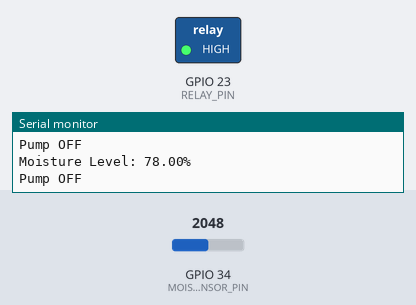
A sketch run on a simulated ESP32. Shown: switched loads named in the sketch (green lamp = pin HIGH), the last lines printed to the serial monitor. The inputs (shaded band) are chosen by the test bench; at power-on: GPIO 34 (MOISTURE_SENSOR_PIN) = 2048.

Above: at 1.8 s.
1.9 s: GPIO 34 (MOISTURE_SENSOR_PIN) set to 3242
3.4 s: GPIO 34 (MOISTURE_SENSOR_PIN) set to 3350
At 4.5 s:
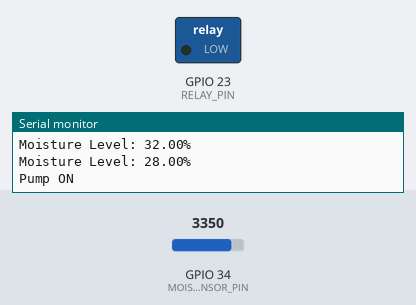
5.5 s: GPIO 34 (MOISTURE_SENSOR_PIN) set to 2861
7.2 s: GPIO 34 (MOISTURE_SENSOR_PIN) set to 2761
At 8.7 s:
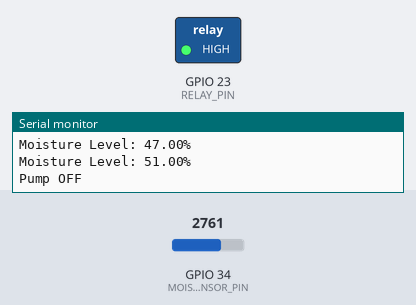
9.5 s: GPIO 34 (MOISTURE_SENSOR_PIN) set to 3603
At 10.3 s:
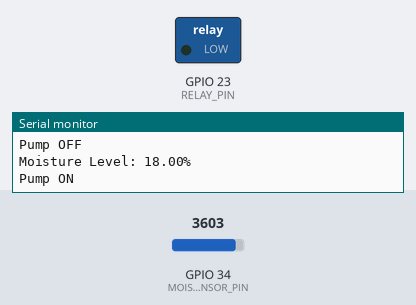
Timing chart, 0 to 12.5 s (numbered marks = the images above; inputs shaded):
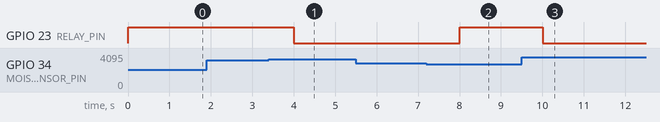

Measured:
- the behaviour switches between 3316 and 3317 on GPIO 34 (MOISTURE_SENSOR_PIN) (found by bisection; images 0 and 1)
- the behaviour switches between 2798 and 2797 on GPIO 34 (MOISTURE_SENSOR_PIN) (found by bisection; images 1 and 2)
- after the input at 3.4 s, GPIO 23 (RELAY_PIN): HIGH → LOW after 0.60 s
- after the input at 7.2 s, GPIO 23 (RELAY_PIN): LOW → HIGH after 0.80 s
- after the input at 9.5 s, GPIO 23 (RELAY_PIN): HIGH → LOW after 0.50 s

The sketch:

pump_capacitive.ino
```cpp
// Define the pins
#define MOISTURE_SENSOR_PIN  34  // Use any ADC pin of ESP32
#define RELAY_PIN 23  // Pin connected to the relay

void setup() {
    Serial.begin(9600); // Start serial communication
    pinMode(RELAY_PIN, OUTPUT);
    digitalWrite(RELAY_PIN, LOW); // Ensure pump is off initially
}

void loop() {
    int sensorValue = analogRead(MOISTURE_SENSOR_PIN); // Read the sensor value
    float moisturePercent = map(sensorValue, 4095, 1500, 0, 100); // Convert to percentage (adjust based on calibration)

    // Ensure values stay within 0-100%
    moisturePercent = constrain(moisturePercent, 0, 100);

    Serial.print("Moisture Level: ");
    Serial.print(moisturePercent);
    Serial.println("%");

    // Control the pump based on moisture levels
    if (moisturePercent < 30) {
        digitalWrite(RELAY_PIN, LOW); // Turn pump on
        Serial.println("Pump ON");
    } else if (moisturePercent >= 50) {
        digitalWrite(RELAY_PIN, HIGH); // Turn pump off
        Serial.println("Pump OFF");
    }

    delay(1000); // Wait a second before reading again
}
```
